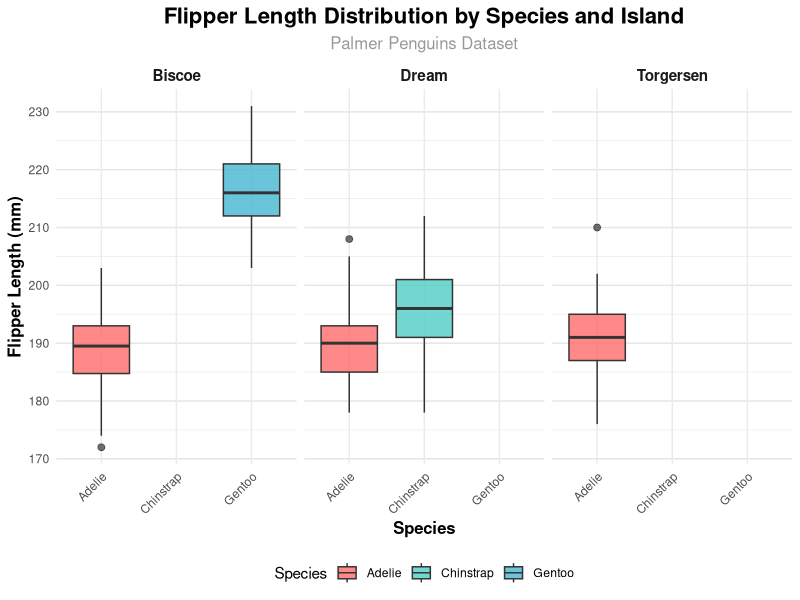
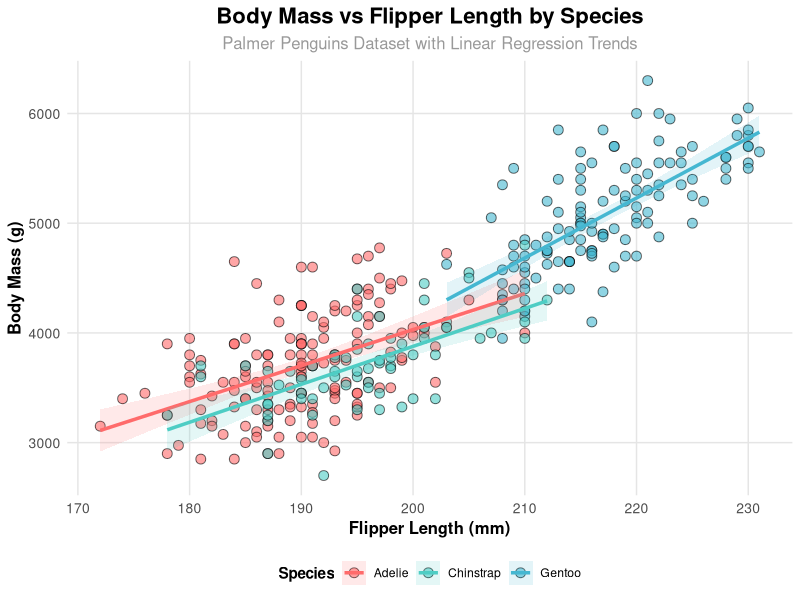
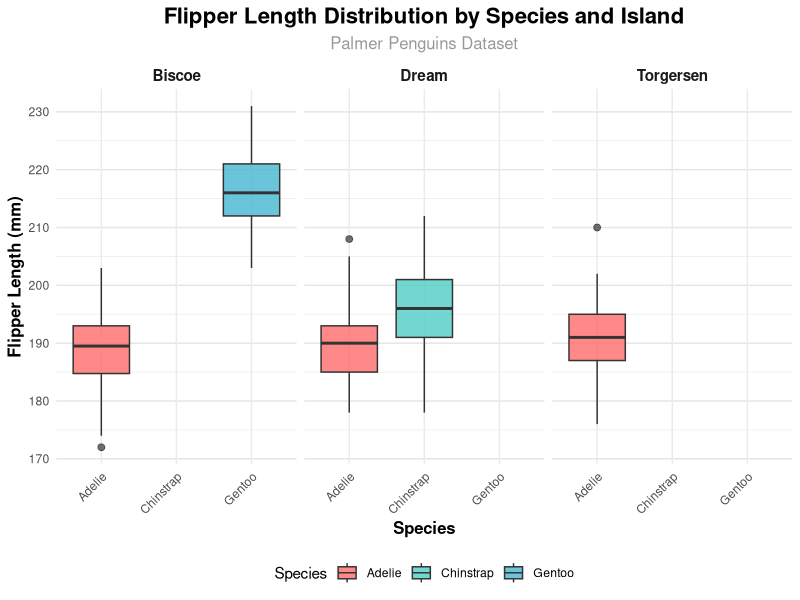
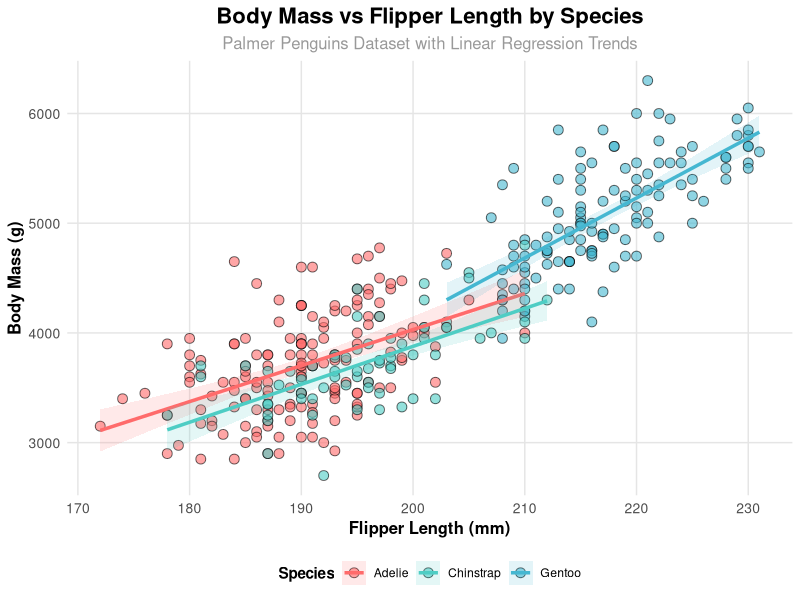

Source code (R) for these figures, in order:
## ---- chunk 1
knitr::opts_chunk$set(echo = TRUE)
## ---- chunk 2
# Load tidyverse (if not already loaded)
library(tidyverse)

# Sample coral data
coral_monitoring <- tibble(
  site = c("Site_A", "Site_B", "Site_C"),
  depth_m = c(12, 35, 8)
)

# Classify depth using if_else
coral_monitoring <- coral_monitoring %>% 
  mutate(zone = if_else(depth_m > 30, "Deep Reef", "Shallow Reef"))
## ---- chunk 3
coral_monitoring <- coral_monitoring %>% 
  mutate(reef_category = case_when(
    depth_m < 10  ~ "Lagoon / Flats",
    depth_m <= 30 ~ "Crest / Slope",
    depth_m > 30  ~ "Mesophotic / Deep",
    TRUE          ~ "Unclassified" # Catch-all remainder
  ))
## ---- chunk 4
# Classic loop anatomy
for (year in 2020:2024) {
  print(paste("Processing climate data for year:", year))
}
## ---- chunk 5
# Loop across index sequences
transect_lengths <- c(50, 100, 25, 75)

for (i in seq_along(transect_lengths)) {
  print(paste("Transect number", i, "measures", transect_lengths[i], "metres."))
}
## ---- chunk 6
site_areas <- c(144, 400, 625)
results <- numeric(length(site_areas)) # Must build an empty container first

for(i in seq_along(site_areas)) {
  results[i] <- sqrt(site_areas[i])}
## ---- chunk 7
library(purrr)
# Map directly and define your expected output type explicitly
mapped_results <- map_dbl(site_areas, sqrt)
## ---- chunk 8
# Iterate a summary function over split lists of data
iris %>% 
  split(.$Species) %>% 
  map(~summary(.x))
## ---- chunk 9
# Function Definition
calculate_coral_mortality <- function(initial_count, surviving_count) {
  
  # Logic safety switch using our conditional tools!
  if (initial_count <= 0) {
    stop("Initial count must be greater than zero.")
  }
  
  mortality_rate <- (initial_count - surviving_count) / initial_count
  return(mortality_rate)
}

# Utilizing your custom function
calculate_coral_mortality(initial_count = 120, surviving_count = 84)
## ---- chunk 10
convert_temp_c_to_f <- function(celsius) {
  if (celsius < -273.15) {
    stop("Temperature cannot be below absolute zero (-273.15°C).")
  }
  
  fahrenheit <- (celsius * 9/5) + 32
  return(fahrenheit)
}

# Valid test
convert_temp_c_to_f(25)
## ---- chunk 11
library(tidyverse)
library(palmerpenguins)

# Load the penguins dataset
data(penguins)

# Create custom color palettes
species_colors <- c(
  "Adelie" = "#FF6B6B",
  "Chinstrap" = "#4ECDC4",
  "Gentoo" = "#45B7D1"
)

# Generate boxplot comparing flipper_length_mm across species, faceted by island
penguins %>%
  drop_na(flipper_length_mm) %>%
  ggplot(aes(x = species, y = flipper_length_mm, fill = species)) +
  geom_boxplot(alpha = 0.8, outlier.size = 2, outlier.alpha = 0.7) +
  facet_wrap(~island, ncol = 3) +
  scale_fill_manual(values = species_colors) +
  labs(
    title = "Flipper Length Distribution by Species and Island",
    subtitle = "Palmer Penguins Dataset",
    x = "Species",
    y = "Flipper Length (mm)",
    fill = "Species"
  ) +
  theme_minimal() +
  theme(
    plot.title = element_text(size = 16, face = "bold", hjust = 0.5),
    plot.subtitle = element_text(size = 12, hjust = 0.5, color = "gray60"),
    axis.text.x = element_text(angle = 45, hjust = 1),
    axis.title = element_text(size = 12, face = "bold"),
    strip.text = element_text(size = 11, face = "bold"),
    panel.grid.major.y = element_line(color = "gray90"),
    legend.position = "bottom"
  )

# Optional: Save the plot
ggsave("flipper_length_boxplot.png", width = 12, height = 6, dpi = 300)

## ---- chunk 12
library(tidyverse)
library(palmerpenguins)

# Load the penguins dataset
data(penguins)

# Create custom color palettes
species_colors <- c(
  "Adelie" = "#FF6B6B",
  "Chinstrap" = "#4ECDC4",
  "Gentoo" = "#45B7D1"
)

# Generate scatter plot with linear regression trend lines
penguins %>%
  drop_na(body_mass_g, flipper_length_mm) %>%
  ggplot(aes(x = flipper_length_mm, y = body_mass_g, color = species, fill = species)) +
  geom_point(size = 3, alpha = 0.6, shape = 21, color = "black", stroke = 0.5) +
  geom_smooth(method = "lm", se = TRUE, alpha = 0.15, size = 1.2) +
  scale_color_manual(values = species_colors) +
  scale_fill_manual(values = species_colors) +
  labs(
    title = "Body Mass vs Flipper Length by Species",
    subtitle = "Palmer Penguins Dataset with Linear Regression Trends",
    x = "Flipper Length (mm)",
    y = "Body Mass (g)",
    color = "Species",
    fill = "Species"
  ) +
  theme_minimal() +
  theme(
    plot.title = element_text(size = 16, face = "bold", hjust = 0.5),
    plot.subtitle = element_text(size = 12, hjust = 0.5, color = "gray60"),
    axis.title = element_text(size = 12, face = "bold"),
    axis.text = element_text(size = 10),
    panel.grid.major = element_line(color = "gray90"),
    panel.grid.minor = element_blank(),
    legend.position = "bottom",
    legend.title = element_text(face = "bold")
  )

# Optional: Save the plot
ggsave("flipper_mass_regression.png", width = 10, height = 7, dpi = 300)
